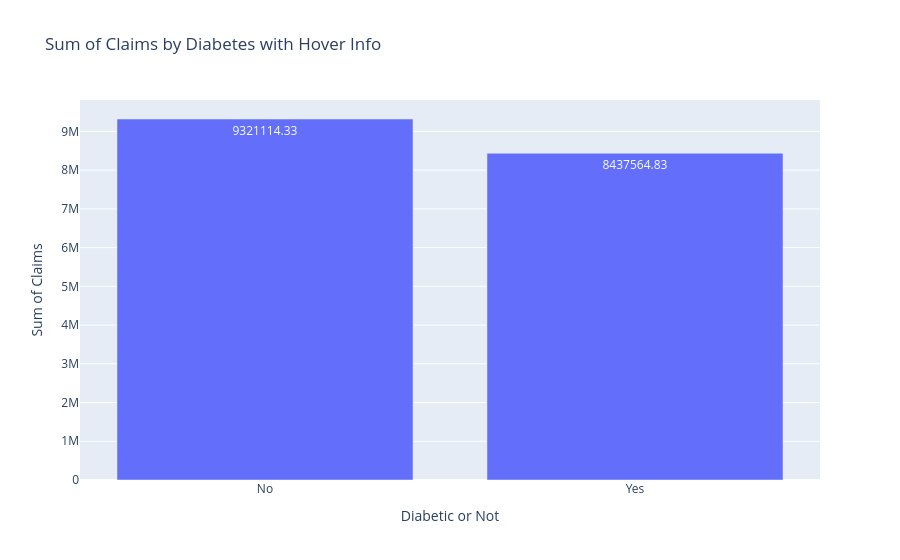

The notebook cell saved with this chart:
### Code cell
agg = data.groupby('diabetic').agg(
    sum_claim=('claim', 'sum'),
    avg_claim=('claim', 'mean'),
    count=('claim', 'size'),
    max_claim = ('claim', 'max')
).reset_index()

fig = px.bar(agg, x='diabetic', y='sum_claim', text='sum_claim',
             hover_data={
                 'avg_claim': ':.2f',
                 'count': True,
                 'max_claim': True,
                 'sum_claim': False  # Hiding sum because already displayed on label
             },
             labels={'sum_claim': 'Sum of Claims',
                     'diabetic': 'Diabetic or Not',
                     'avg_claim': 'Average Claim',
                     'max_claim': 'Max Claim',
                     'count': 'Number of Entries'},
             title='Sum of Claims by Diabetes with Hover Info')

fig.show()

### Figure 1 — Plotly figure (JSON) as saved in the notebook; plotly's stock layout.template omitted (floating-point values rounded to 4 significant figures)
{"data": [{"alignmentgroup": "True", "customdata": [[13350.0, 698, 63770.0], [13140.0, 642, 60020.0]], "hovertemplate": "Diabetic or Not=%{x}<br>Average Claim=%{customdata[0]:.2f}<br>Number of Entries=%{customdata[1]}<br>Max Claim=%{customdata[2]}<extra></extra>", "legendgroup": "", "marker": {"color": "#636efa", "pattern": {"shape": ""}}, "name": "", "offsetgroup": "", "orientation": "v", "showlegend": false, "text": [9321000.0, 8438000.0], "textposition": "auto", "type": "bar", "x": ["No", "Yes"], "xaxis": "x", "y": [9321000.0, 8438000.0], "yaxis": "y"}], "layout": {"barmode": "relative", "legend": {"tracegroupgap": 0}, "title": {"text": "Sum of Claims by Diabetes with Hover Info"}, "xaxis": {"anchor": "y", "domain": [0, 1], "title": {"text": "Diabetic or Not"}}, "yaxis": {"anchor": "x", "domain": [0, 1], "title": {"text": "Sum of Claims"}}}}
